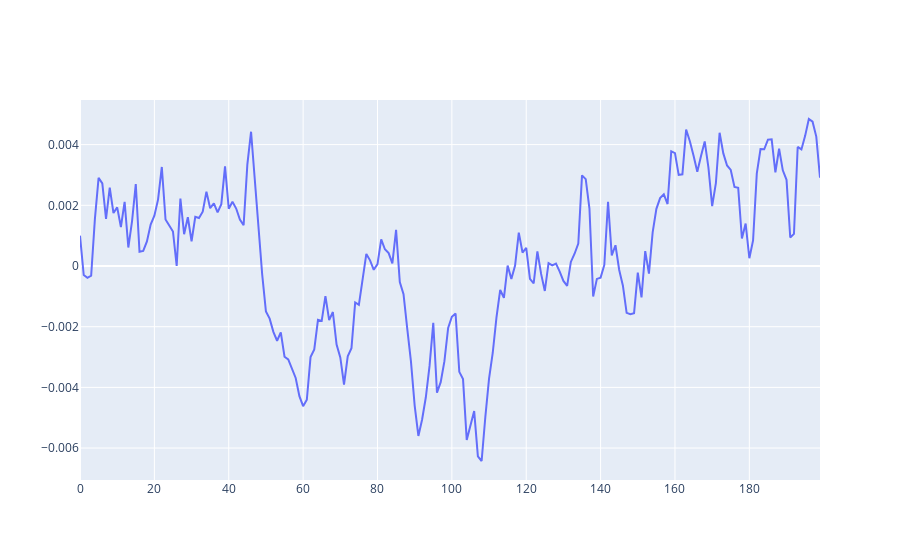

Write notebook code for a chart like this one.
### Code cell
import plotly.express as px
import plotly.graph_objects as go

fig = go.Figure()
fig.add_trace(go.Scatter( 
                 x=np.array(range(N)),
                 y=a_vals,
                 name = "acceleration"))
fig.show()

### Figure 1 — Plotly figure (JSON) as saved in the notebook; plotly's stock layout.template omitted (floating-point values rounded to 4 significant figures; data arrays with more than 128 entries replaced by an {"elided": "..."} marker saying what was removed)
{"data": [{"name": "acceleration", "type": "scatter", "x": {"elided": "200 int values"}, "y": {"elided": "200 float values"}}], "layout": {}}
